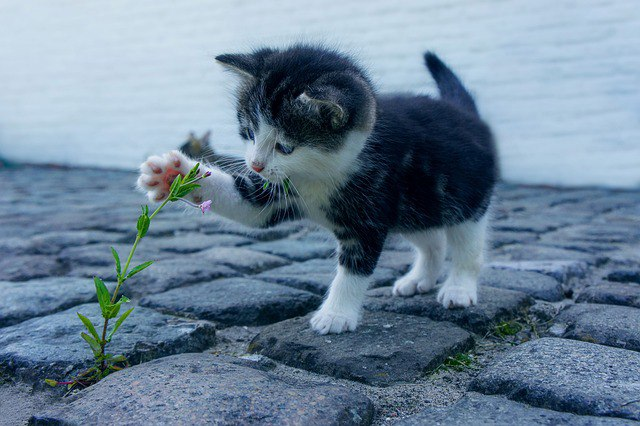
#> input picture images/cat.jpg, 640 x 426 px, found by its file name; its folder holds only this picture in this run
$ python -i main.py   (imports and definitions only)   (older library calls are emulated)
#> lines starting #> are read from the running program, lines starting #| are printed output that depends on the picture; after the words box and inside, x2 and y2 are one past the last pixel; in counts of white or black regions, pixels touching at a corner belong together
from tkinter import *
from tkinter import filedialog
import numpy as np
import cv2
import matplotlib.pyplot as plt
from PIL import Image, ImageTk, ImageFilter


# [5 lines not run here, left out]
# [1 line that did not run here, left out]
# [1 line not run here, left out]
# [1 line that did not run here, left out]
# [1 line not run here, left out]

# [2 lines that did not run here, left out]
# [1 line not run here, left out]

# [1 line that did not run here, left out]
# [1 line not run here, left out]

img_paths = ["images\cat.jpg", ""]

# [6 lines left out: function browse_image, not called in this run]


# [2 lines that did not run here, left out]
# [1 line not run here, left out]


# convert image to gray scale


# [4 lines left out: function gray_image, not called in this run]


# [2 lines that did not run here, left out]
# [1 line not run here, left out]


def Threshold():
    img = cv2.imread(img_paths[0], 0)
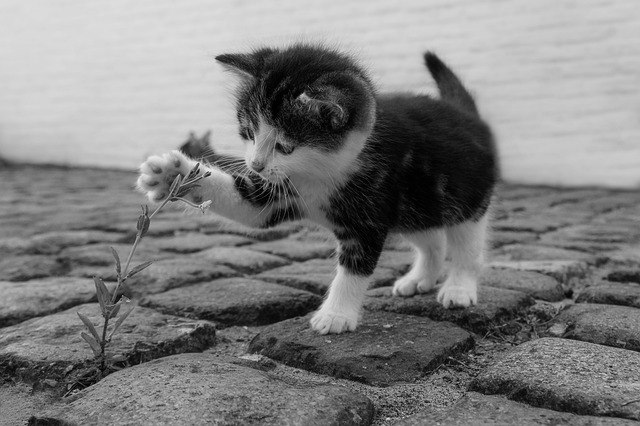
#> img: shape (426, 640); min 0, max 246, mean 126.6
    ret, thresh1 = cv2.threshold(img, 120, 255, cv2.THRESH_BINARY)
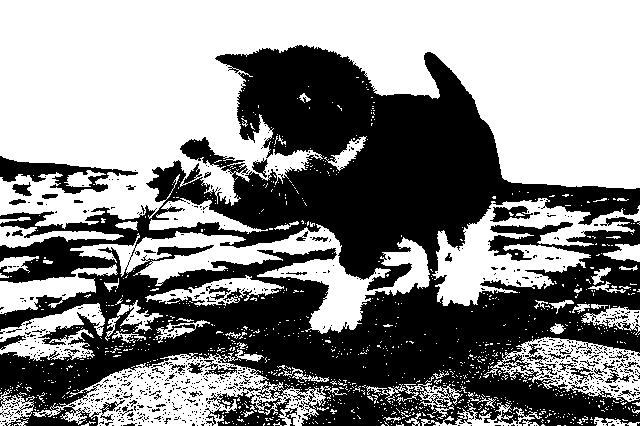
#> thresh1: shape (426, 640); 53.7% white; 830 black regions (779 under 20 px), largest, box (x1, y1, x2, y2) and area: (0, 45, 640, 426) 118706, (0, 156, 138, 194) 1839, (490, 206, 533, 222) 384
    ret, thresh2 = cv2.threshold(img, 120, 255, cv2.THRESH_BINARY_INV)
    ret, thresh3 = cv2.threshold(img, 120, 255, cv2.THRESH_TRUNC)
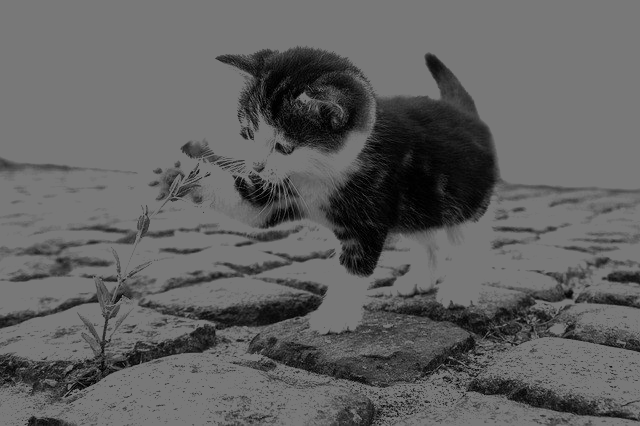
#> thresh3: shape (426, 640); min 0, max 120, mean 96.7
    ret, thresh4 = cv2.threshold(img, 120, 255, cv2.THRESH_TOZERO)
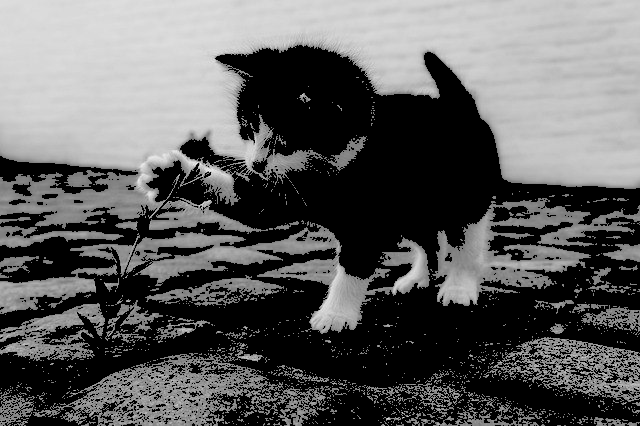
#> thresh4: shape (426, 640); min 0, max 246, mean 94.4
    ret, thresh5 = cv2.threshold(img, 120, 255, cv2.THRESH_TOZERO_INV)
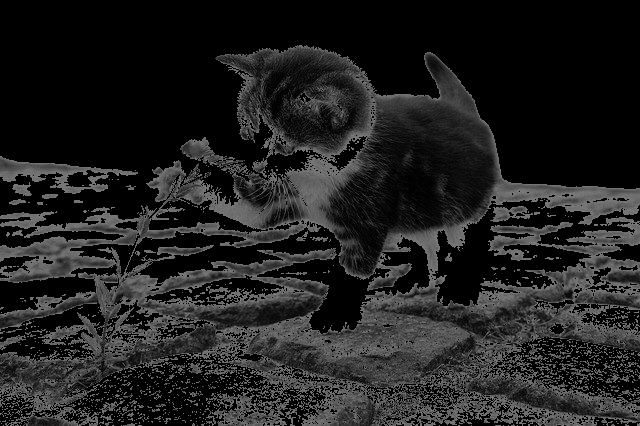
#> thresh5: shape (426, 640); min 0, max 120, mean 32.2
    cv2.imshow('THRESH_BINARY', thresh1)
    cv2.imshow('THRESH_BINARY_INV', thresh2)
    cv2.imshow('THRESH_TRUNC', thresh3)
    cv2.imshow('THRESH_TOZERO', thresh4)
    cv2.imshow('THRESH_TOZERO_INV', thresh5)


# [2 lines that did not run here, left out]
# [1 line not run here, left out]


# [9 lines left out: function save_image, not called in this run]


# [1 line that did not run here, left out]
# [1 line not run here, left out]


# Transformations

# (1)Negative Transformation

# [8 lines left out: function NegativeTransformation, not called in this run]


# [3 lines that did not run here, left out]
# [1 line not run here, left out]


# (2)Log Transformation

# [8 lines left out: function LogTransformation, not called in this run]


# [2 lines that did not run here, left out]
# [1 line not run here, left out]


# (3)Power_Law Transformation
# [9 lines left out: function PowerLawTransformation, not called in this run]


# [3 lines that did not run here, left out]
# [1 line not run here, left out]


# Contrast Stretching
# didn't work
# [11 lines left out: function ContrastStretching, not called in this run]


# [2 lines that did not run here, left out]
# [1 line not run here, left out]


# Intensity Slicing


# [15 lines left out: function IntensitySlicing, not called in this run]


# [2 lines that did not run here, left out]
# [1 line not run here, left out]


# Histogram
# [24 lines left out: function HistogramCalc, not called in this run]


# [2 lines that did not run here, left out]
# [1 line not run here, left out]


# Spatial Filtaring

# (1)Mean fillter(average)
# [1,1,1]
# [1,1,1]
# [1,1,1]


# [4 lines left out: function meanFillter, not called in this run]


# [2 lines that did not run here, left out]
# [1 line not run here, left out]


# (2)Gaussian fillter
# [1,2,1]
# [2,4,2]
# [1,2,1]


# [4 lines left out: function GaussianFillter, not called in this run]


# [2 lines that did not run here, left out]
# [1 line not run here, left out]


# Median Fillter


# [4 lines left out: function MedianFillter, not called in this run]


# [2 lines that did not run here, left out]
# [1 line not run here, left out]


# Min Fillter


# [4 lines left out: function MinFillter, not called in this run]
    # remove solt dots


# [2 lines that did not run here, left out]
# [1 line not run here, left out]


# Max Fillter
# [4 lines left out: function MaxFillter, not called in this run]
    # remove peper dots


# [2 lines that did not run here, left out]
# [1 line not run here, left out]


# [6 lines left out: function laplacianSharping, not called in this run]


# [2 lines that did not run here, left out]
# [1 line not run here, left out]


# [7 lines left out: function laplacianofgaussian, not called in this run]


# [2 lines that did not run here, left out]
# [1 line not run here, left out]


# [10 lines left out: function sobelSharping, not called in this run]


# [2 lines that did not run here, left out]
# [1 line not run here, left out]


# [7 lines left out: function prewitSharping, not called in this run]


# [2 lines that did not run here, left out]
# [1 line not run here, left out]


# [38 lines left out: function fourier_sharping, not called in this run]


# [2 lines that did not run here, left out]
# [1 line not run here, left out]


# [38 lines left out: function fourier_smoothing, not called in this run]


# [2 lines that did not run here, left out]
# [1 line not run here, left out]


def Close():
    main.destroy()

# [1 line that did not run here, left out]
# [4 lines not run here, left out]
# [1 line that did not run here, left out]
# [1 line that did not run here, left out]
# [1 line that did not run here, left out]
# [2 lines not run here, left out]

>>> result = Threshold()
